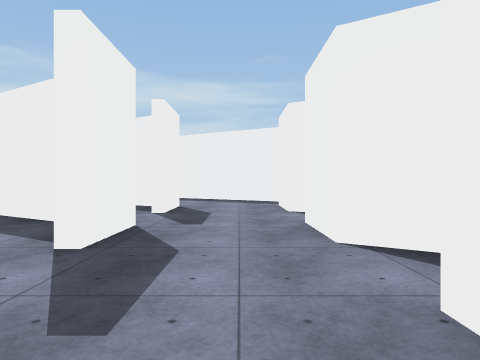
view 1 (above)

24 first-person views from a walk through a 3-D level made in the Unity game engine. The camera is 1.3 m above the floor, looks level and sees 75° across. The floor is counted in squares, 2 m on a side. Each view is taken from the middle of a square. On the plan, view 1 faces up. The plan holds only what a view shows up to about 10 squares ahead; the rest is blank. The player is left out. Some surface patterns are stand-ins.

view 2
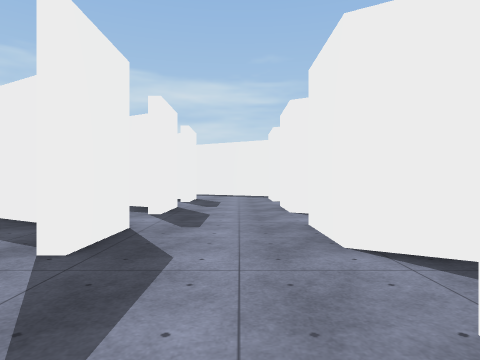

view 3
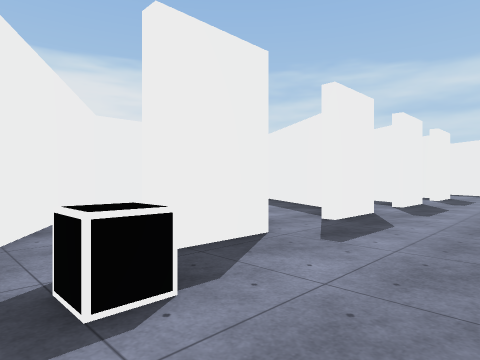

view 4
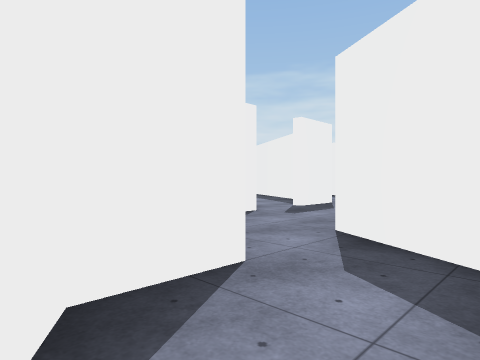

view 5
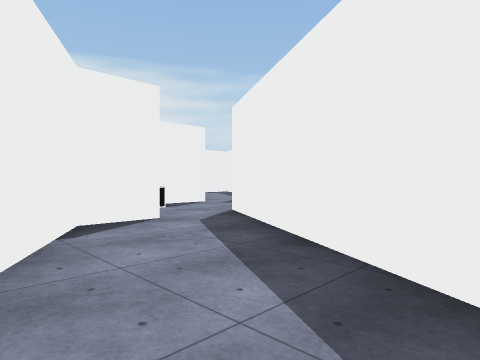

view 6
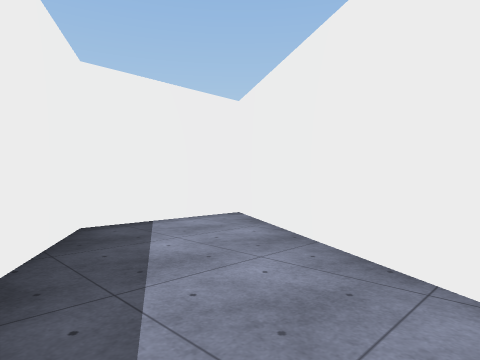

view 7
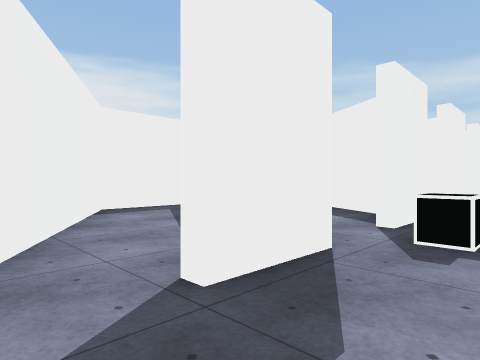

view 8
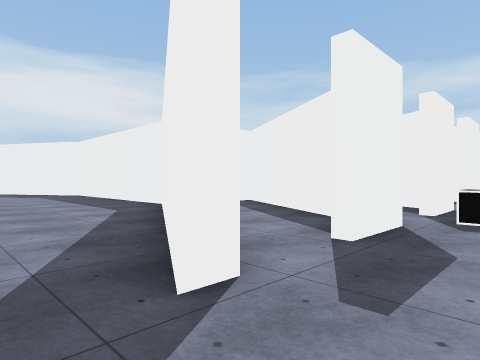

view 9
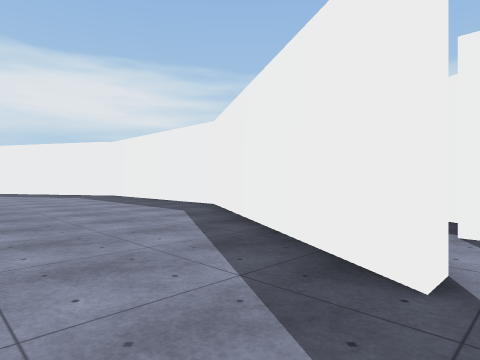

view 10
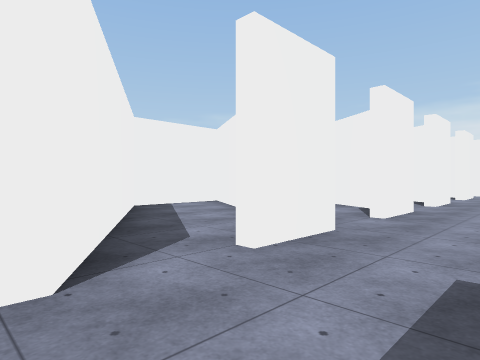

view 11
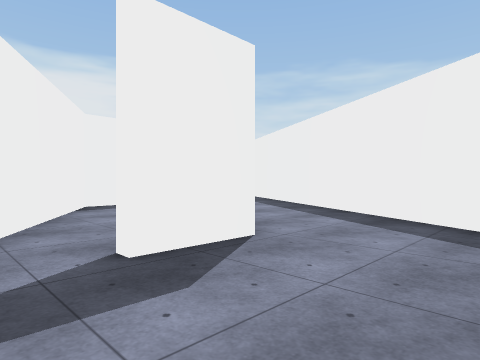

view 12
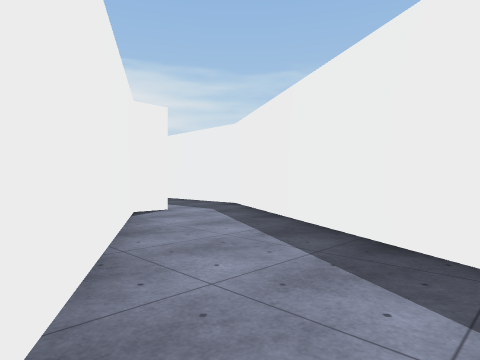

view 13
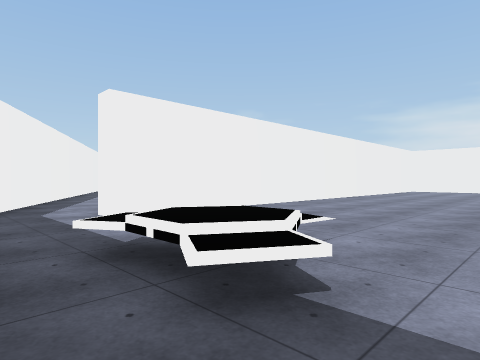

view 14
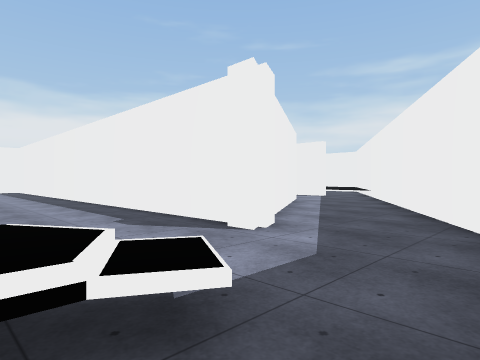

view 15
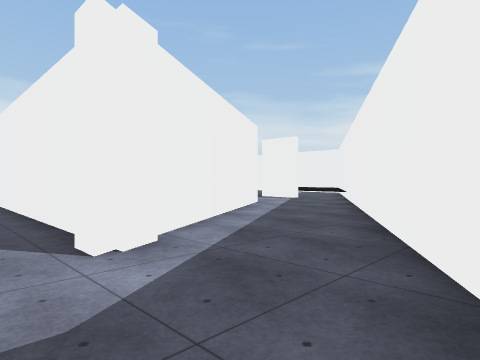

view 16
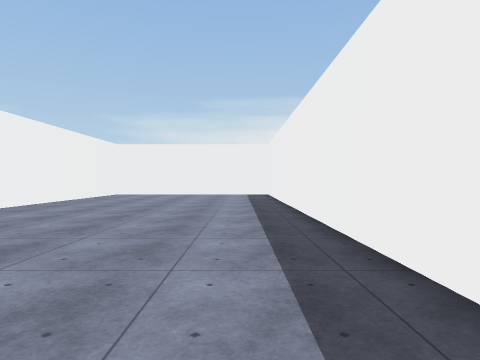

view 17
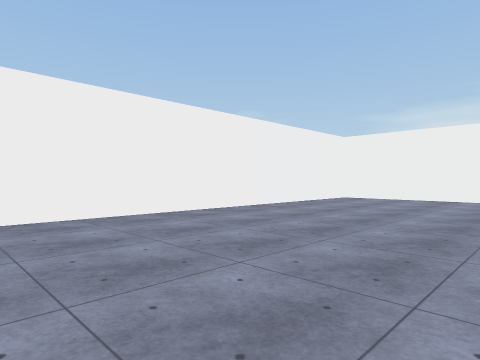

view 18
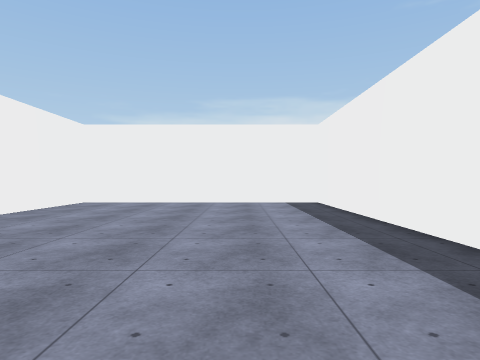

view 19
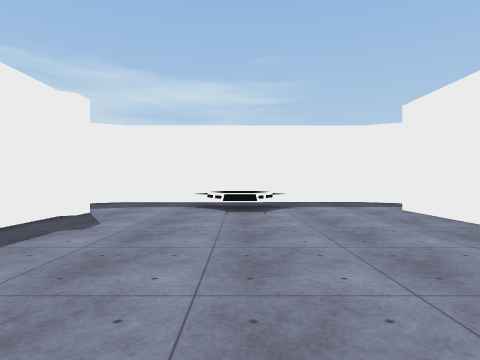

view 20
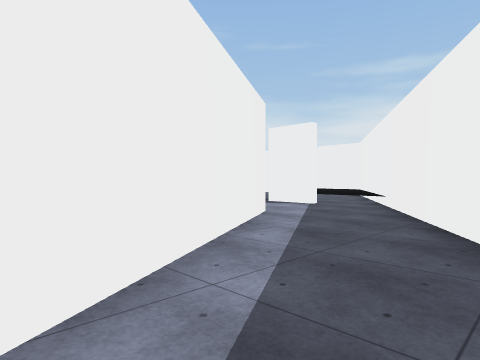

view 21
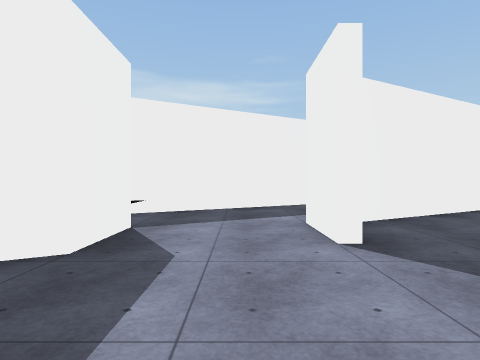

view 22
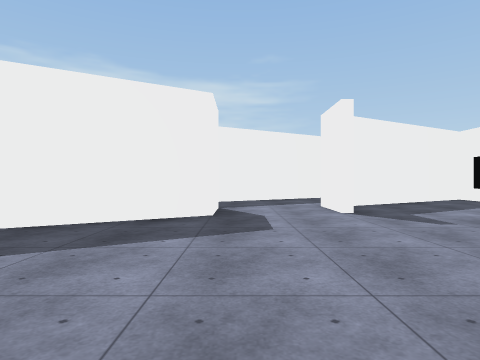

view 23
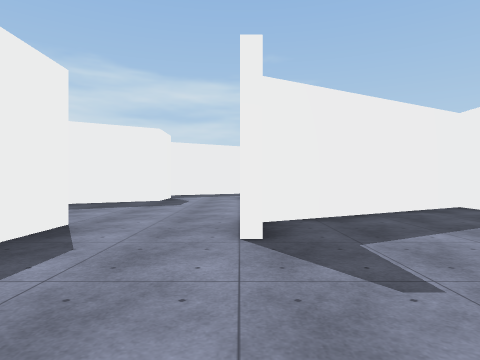

view 24
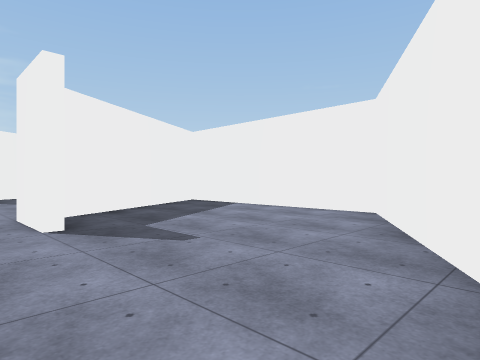

### Floor plan
Points are (right, up) in squares from view 1. A wall is a line through its corners. A room is listed if a view was taken in it or the views show most of it. See-through windows are left out.
Room 1 (views 1, 2)
walls: (-1.5, -1.9) (-1.5, -3.6); (-1.5, 1.4) (-1.5, -0.4); (1.9, -0.5) (1, 0) (1, 1.6); (1, -3.2) (1, -1.6)
ways out: opening at (0, -4) to room 2; opening at (-0.5, 0.5)
Room 2 (views 3, 6)
walls: (1.3, -5.1) (1.3, -6.5) (2.1, -7); (3.1, -4.5) (1, -3.2)
low walls: (-0.5, -4) (-0.5, -4.5) (-1, -4.5)
ways out: opening at (0, -4) to room 1; opening at (3, -6) to room 3; opening at (-0.5, -6) to room 5
Room 3 (view 4)
walls: (2.1, -7) (4, -8.1); (5.2, -5.7) (3.1, -4.5)
ways out: opening at (3, -6) to room 2; opening at (5, -7) to room 4
Room 4 (view 5)
walls: (4, -8.1) (6.5, -9.5) (6.5, -6.5) (5.2, -5.7)
ways out: opening at (5, -7) to room 3
Room 5 (views 7, 8, 9, 23, 24)
walls: (-1.5, -8.5) (-1.5, -9) (-7.5, -5.5) (-9.6, -5.5); (-1.5, -5.2) (-1.5, -6.9)
ways out: opening at (-0.5, -6) to room 2; opening at (-21, -5) to room 9; opening at (-2, -7) to room 10
Room 6 (views 10, 12, 13, 14, 15, 16, 17, 18, 19, 20)
walls: (-20, 6.1) (-20, 7.8) (-14, 11.3) (-14, 10.7) (-14.3, 10.5) (-14.3, -5) (-7.5, -5) (-7.5, 11.7) (-7, 11.7) (-7, 11) (-2.1, 8.1); (-1.5, 7.8) (-1.5, 6.1); (-22.5, 7.4) (-22.5, 5.8); (1, 6.5) (1, 8); (1.2, 9.4) (-7.4, 14.2) (-14.4, 14.2) (-23.6, 8.8)
low walls: (-12.2, 12.5) (-11.8, 13.1) (-11.4, 12.9) (-10.6, 12.9) (-10.2, 13.1)
ways out: opening at (-0.5, 7.5) to room 7; opening at (-21.5, 7) to room 8; opening at (-23, 8)
Room 7 (view 11)
walls: (2.1, 5.9) (1, 6.5)
ways out: opening at (-0.5, 7.5) to room 6; opening at (-2, 6) to room 11; opening at (2, 5) to room 12; opening at (-0.5, 3.5)
Room 8 (view 21)
walls: (-22.5, 5.8) (-25.2, 4.2); (-15.3, 9.9) (-19.1, 7.8)
ways out: opening at (-21.5, 7) to room 6; opening at (-21.5, 0) to room 9
Room 9 (view 22)
walls: (-20, -0.6) (-20, 1); (-18.6, -4.7) (-14.7, -2.5) (-14.7, 3.5) (-19.7, 0.8); (-22.5, 0.6) (-22.5, -0.8)
ways out: opening at (-21, -5) to room 5; opening at (-21.5, 0) to room 8
Room 10 (no view inside)
walls: (-1.9, -5.4) (-6.7, -2.7); (-7, -2.9) (-7, -5.3) (-2.9, -7.7)
ways out: opening at (-2, -7) to room 5
Room 11 (no view inside)
walls: (-7, 8.5) (-7, 7.7) (-3.3, 5.6); (-2.1, 7.7) (-2.7, 8)
ways out: opening at (-2, 6) to room 7
Room 12 (no view inside)
walls: (4.2, 4.7) (2.1, 5.9)
ways out: opening at (2, 5) to room 7; opening at (4, 3)

Where each view was taken, in squares from view 1:
view 1: 0 up, 0 right, facing up
view 2: 3 down, 0 right, facing up
view 3: 5 down, 1 right, facing up-left
view 4: 7 down, 3 right, facing up-left
view 5: 8 down, 6 right, facing up-left
view 6: 5 down, 2 right, facing down-right
view 7: 8 down, 0 right, facing up-left
view 8: 10 down, 0 right, facing up-left
view 9: 11 down, 1 left, facing up-left
view 10: 7 up, 1 left, facing down-right
view 11: 5 up, 1 right, facing up-left
view 12: 8 up, 1 left, facing up-left
view 13: 14 up, 13 left, facing down-right
view 14: 14 up, 11 left, facing down-left
view 15: 14 up, 13 left, facing down-left
view 16: 9 up, 13 left, facing down
view 17: 6 up, 13 left, facing down-right
view 18: 4 up, 12 left, facing down
view 19: 5 up, 11 left, facing up
view 20: 12 up, 15 left, facing down-left
view 21: 3 up, 21 left, facing up
view 22: 0 up, 22 left, facing up
view 23: 4 down, 20 left, facing up
view 24: 5 down, 21 left, facing up-right
